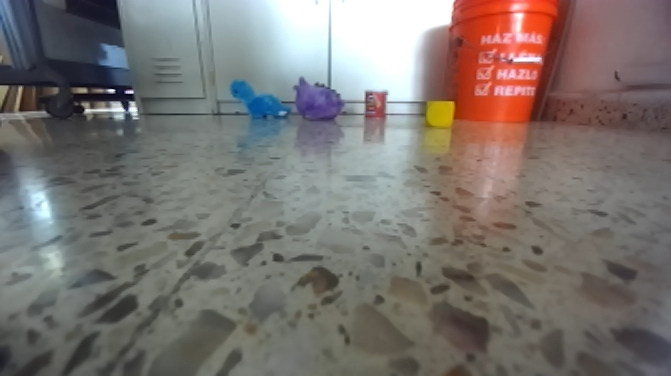
#> input picture photo1_left.png, 671 x 376 px
$ python -i preprocess.py   (imports and definitions only)
#> lines starting #> are read from the running program, lines starting #| are printed output that depends on the picture
#> further down, picture is the input picture: shape (376, 671, 3); mean B, G, R 112, 115.9, 121.8
"""Preprocesamiento de imagen para resaltar los cables y atenuar los legos.

IMPORTANTE — léelo antes de usar esto en el robot:
  El modelo SmolVLA se entrenó con las imágenes CRUDAS de las cámaras. Si
  aplicas cualquiera de estas transformaciones SOLO en inferencia (eval),
  creas un desajuste train/inferencia y el modelo EMPEORA, no mejora. Para
  que ayuden de verdad hay que aplicar la MISMA transformación al dataset y
  re-entrenar. Este módulo existe para experimentar y decidir si vale la pena
  ese re-entrenamiento (ver `preprocess_viz.py`).

  Además: el encoder visual de SmolVLA es un VLM preentrenado (SmolVLM2) que
  espera imágenes de aspecto natural. Las transformaciones "suaves" (`enhance`,
  `color_pop`) son más seguras para re-entrenar que las máscaras duras
  (`cable_mask`), que producen imágenes poco naturales y pueden confundir al
  encoder.

Convención: todas las funciones reciben y devuelven imágenes BGR uint8
(H, W, 3), igual que OpenCV / cv2.imshow.
"""

from __future__ import annotations

import cv2
import numpy as np

# Rangos HSV (OpenCV: H 0..180, S/V 0..255) por color de cable.
#   - red vive a ambos lados del wrap de H (cerca de 0 y de 180).
#   - green es un rango central de H.
#   - black no tiene tono útil: se aísla por V baja (oscuro), sin importar H.
# Ajusta estos rangos con `preprocess_viz.py` mirando tus frames reales.
COLOR_HSV: dict[str, list[tuple[tuple[int, int, int], tuple[int, int, int]]]] = {
    "red":   [((0, 90, 60), (10, 255, 255)), ((170, 90, 60), (180, 255, 255))],
    "green": [((35, 60, 40), (85, 255, 255))],
    "black": [((0, 0, 0), (180, 120, 55))],
}


# [36 lines left out: functions target_mask, keep_elongated, not called in this run]


def enhance(bgr: np.ndarray) -> np.ndarray:
    """Realce suave, amigable con el VLM: CLAHE en L + boost de saturación.

    No segmenta nada; solo sube contraste local y viveza de color para que
    el cable resalte sin volver la imagen poco natural. Es la opción más
    segura para re-entrenar.
    """
    lab = cv2.cvtColor(bgr, cv2.COLOR_BGR2LAB)
#> lab: shape (376, 671, 3); mean of channels 0, 1, 2 125.2, 130.2, 131.5
    l, a, b = cv2.split(lab)
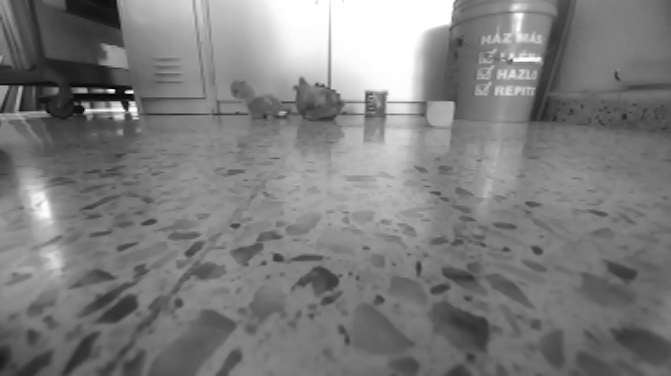
#> l: shape (376, 671); min 1, max 255, mean 125.2
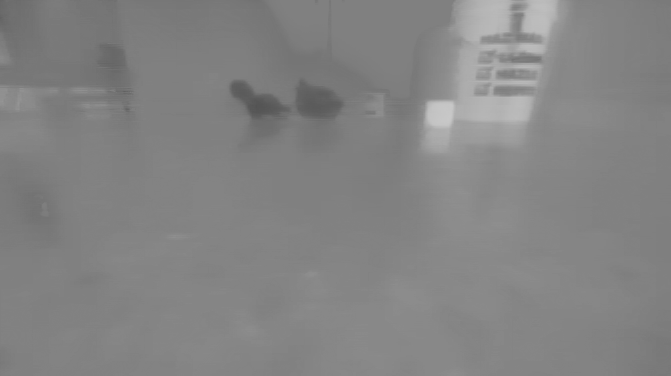
#> b: shape (376, 671); min 83, max 200, mean 131.5
    clahe = cv2.createCLAHE(clipLimit=2.0, tileGridSize=(8, 8))
    l = clahe.apply(l)
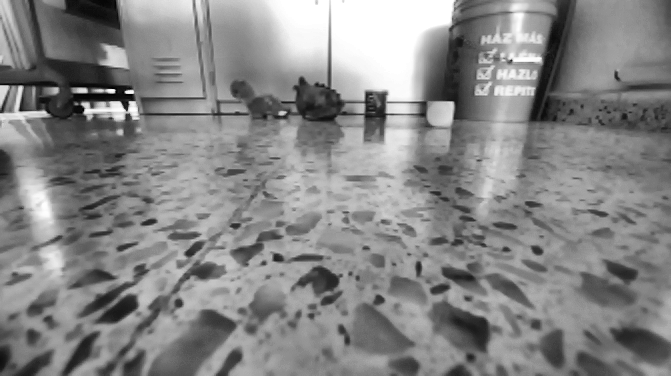
#> l: shape (376, 671); min 1, max 255, mean 134.2
    out = cv2.cvtColor(cv2.merge((l, a, b)), cv2.COLOR_LAB2BGR)
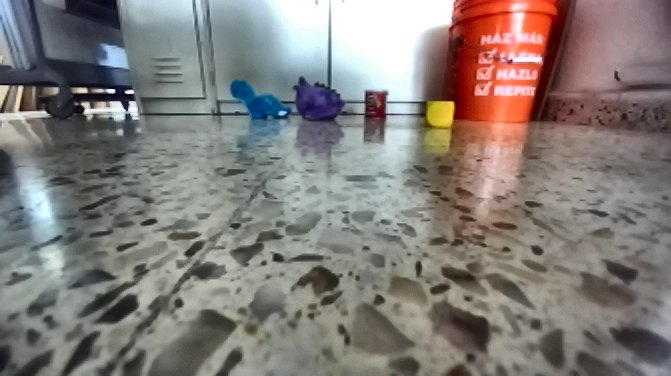
#> out: shape (376, 671, 3); mean B, G, R 121.3, 125.2, 130.8
    hsv = cv2.cvtColor(out, cv2.COLOR_BGR2HSV).astype(np.float32)
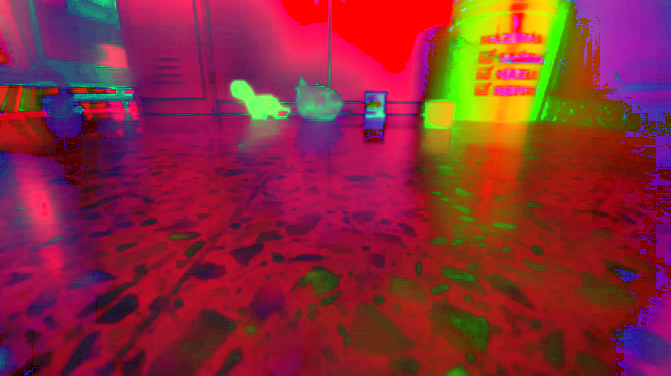
#> hsv: shape (376, 671, 3) float32; mean B, G, R 55.9, 42.6, 137.7
    hsv[..., 1] = np.clip(hsv[..., 1] * 1.4, 0, 255)
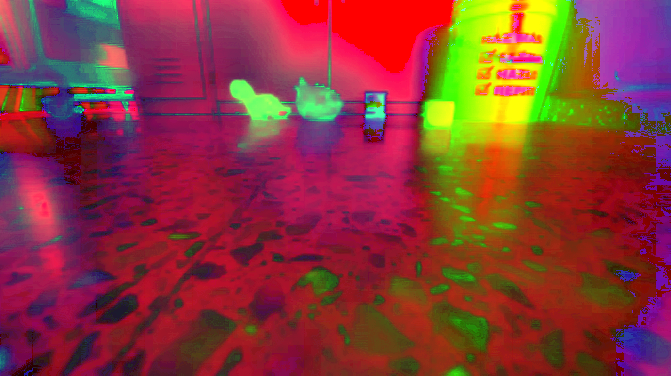
#> hsv: shape (376, 671, 3) float32; mean B, G, R 55.9, 57, 137.7
    return cv2.cvtColor(hsv.astype(np.uint8), cv2.COLOR_HSV2BGR)
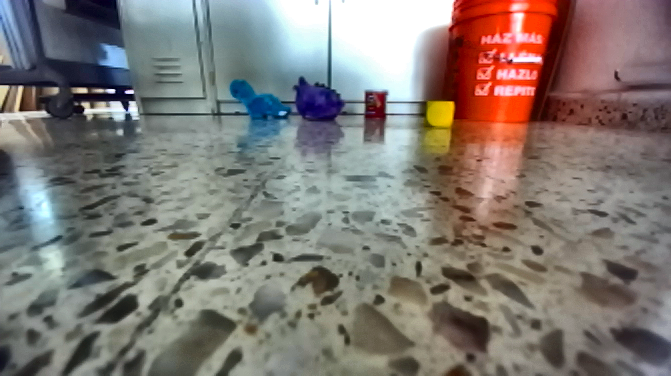
#> returned value: shape (376, 671, 3); mean B, G, R 115.7, 121, 128.1


# [12 lines left out: function color_pop, not called in this run]


def cable_mask(bgr: np.ndarray, color: str) -> np.ndarray:
    """Visualización 3-canal de la máscara dura (blanco = cable detectado)."""
    return cv2.cvtColor(target_mask(bgr, color), cv2.COLOR_GRAY2BGR)


# [13 lines left out: function cable_overlay, not called in this run]


# Registro nombre→transformación, para que el script de viz itere fácil.
# Las que toman color se envuelven con functools.partial en el caller.
TRANSFORMS = {
    "enhance": enhance,
    "color_pop": color_pop,
    "cable_mask": cable_mask,
    "cable_overlay": cable_overlay,
}

>>> import cv2
>>> picture = cv2.imread('../photo1_left.png')
>>> result = enhance(picture)

$ run again, on photo2_left.png
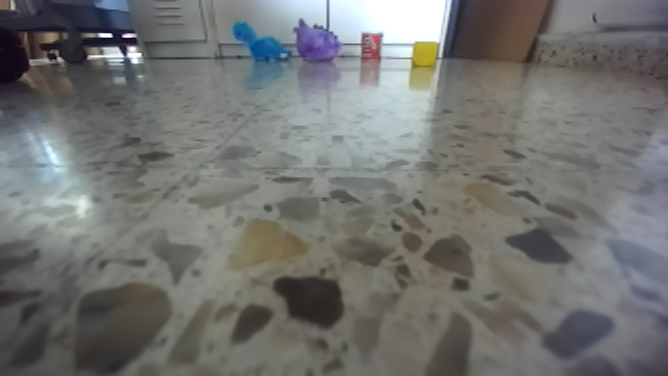
#> input picture photo2_left.png, 668 x 376 px
#> picture is the input picture: shape (376, 668, 3); mean B, G, R 112.5, 114.8, 113.6
#> lab: shape (376, 668, 3); mean of channels 0, 1, 2 122, 127.4, 129.2
#> in enhance, `l, a, b = cv2.split(lab)`:
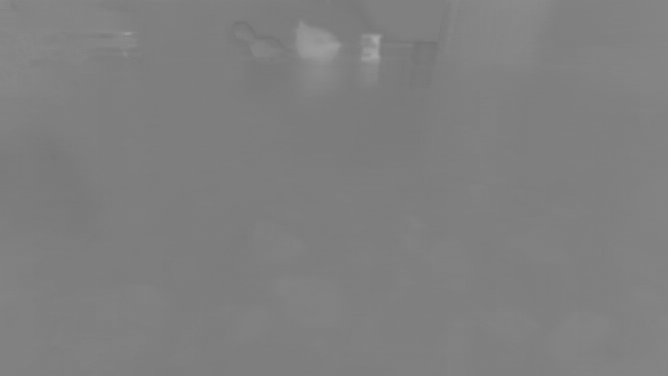
#> a: shape (376, 668); min 114, max 167, mean 127.4
#> in enhance, `hsv[..., 1] = np.clip(hsv[..., 1] * 1.4, 0, 255)`:
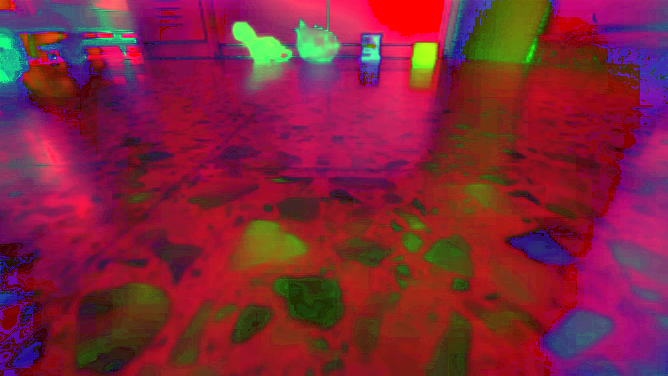
#> hsv: shape (376, 668, 3) float32; mean B, G, R 58.1, 36.5, 128.1

$ run again, on photo1_right.png
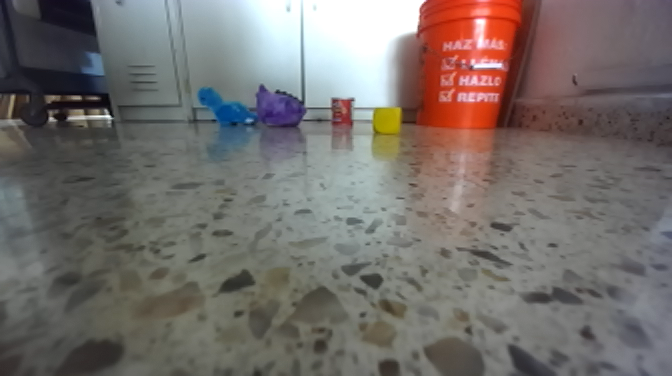
#> input picture photo1_right.png, 672 x 376 px
#> picture is the input picture: shape (376, 672, 3); mean B, G, R 107.1, 110.3, 116.5
#> lab: shape (376, 672, 3); mean of channels 0, 1, 2 119.6, 130.4, 131.1
#> in enhance, `hsv[..., 1] = np.clip(hsv[..., 1] * 1.4, 0, 255)`:
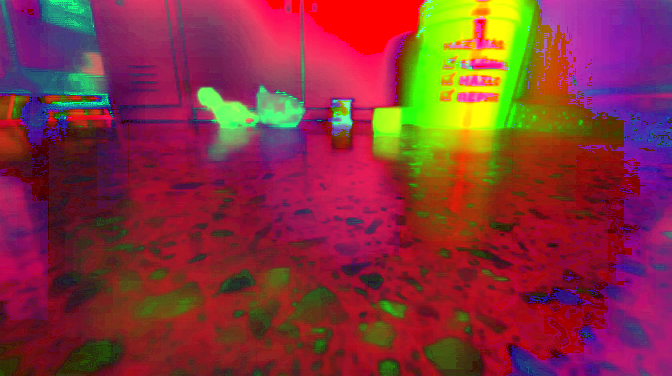
#> hsv: shape (376, 672, 3) float32; mean B, G, R 58.7, 51, 133.8
#> in enhance, `return cv2.cvtColor(hsv.astype(np.uint8), cv2.COLOR_HSV2BGR)`:
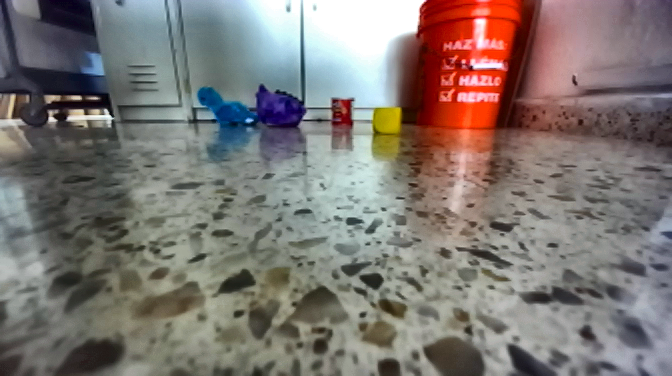
#> returned value: shape (376, 672, 3); mean B, G, R 114.4, 118.4, 126

$ run again, on photo2_right.png
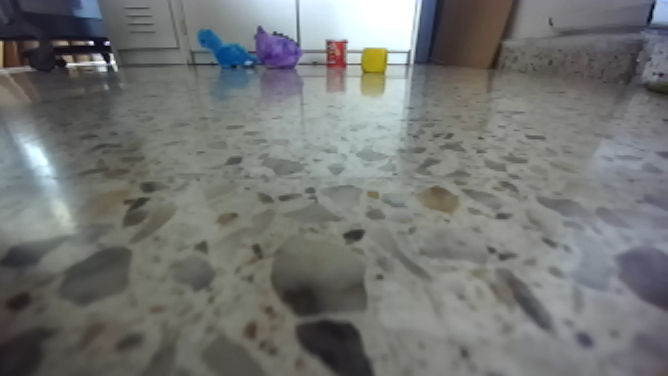
#> input picture photo2_right.png, 668 x 376 px
#> picture is the input picture: shape (376, 668, 3); mean B, G, R 114.9, 116.7, 114.9
#> lab: shape (376, 668, 3); mean of channels 0, 1, 2 123.8, 127.2, 128.8
#> in enhance, `hsv[..., 1] = np.clip(hsv[..., 1] * 1.4, 0, 255)`:
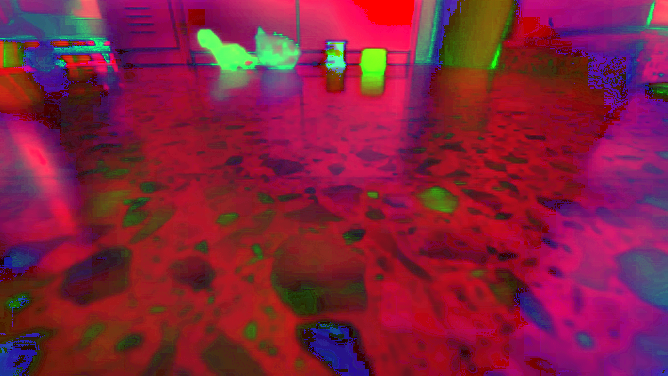
#> hsv: shape (376, 668, 3) float32; mean B, G, R 60.8, 32.2, 131.2
